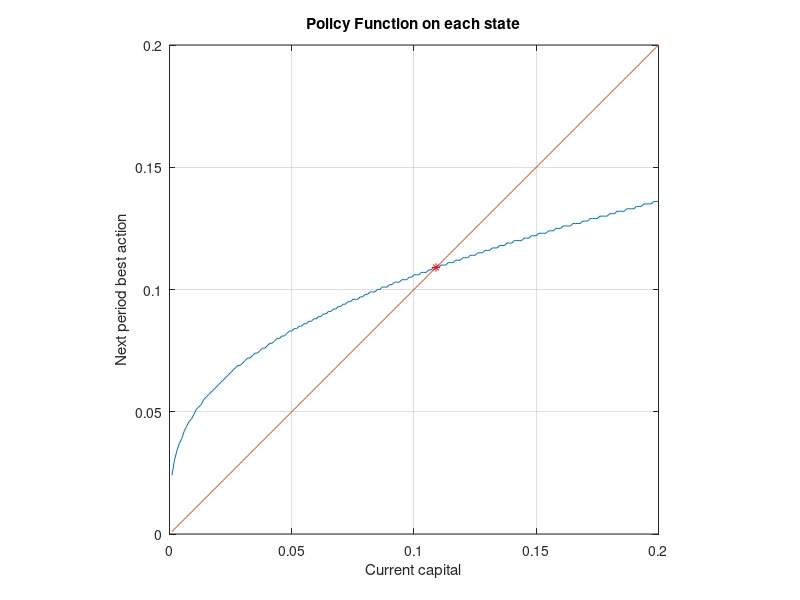

Recreate this plot in MATLAB.
% Tianli Xia
% Macro Homework 3
% Dynamic programming: value-iteration
% Policy Function:
%% 
% $Q(s, k)= log(s^{\alpha} - (1-\delta)s - k) + \beta V(k)$

% Value Function:
%% 
% $V(s)= max_{k} Q(s, k)$

%%
% Other important notations:
% 
% * Transition: s=k
% * State variable: s
% * Action varible: k
% 

clear all

%% Initialize the parameters

alpha=0.3; % the production rate: $f(k)=k^{\alpha}$
beta=0.6; % the intertemporary patience
delta=0.75; % capital deprecation rate
k=200; % number of grids
len= 0.001; % length of grid, it is good to start from big value and then decrease.
% In pratice, I set length to be 0.01 at the beginning, at find that the
% optimal value at steady state should be within (0, 0.2), hence I set the
% length to a lower value to cover this interval.
start= len;
state= start:len:start+len*(k-1); % different states in grids:
action= start:len:start+len*(k-1);

%% Initialize value function matrix
V = ones(k,1); % V: state* action matrix
PI = ones(k,1); % PI: best policy matrix
threshold= 10^(-6); % Tolerance level in the loop
epsilon=1; % random initial value of the gao between two loops
count=0; % Count how many times the loop runs

while epsilon> threshold % loop until $\epsilon$ converges
    V_temp=-inf*ones(k); % Any infeasible capital brings -inf value
    for s=1:k % value function iteration: get current value
        a_max=state(s)^alpha+ (1-delta)*state(s); % Calculate feasible action sets: $0<=a<=state(s)^alpha+ (1-delta)*state(s)$
        for a=1:min(k, ceil( (a_max-start)/len) )
            V_temp(s,a)= log( state(s)^alpha+ (1-delta)*state(s) -action(a)) + beta* V(a); 
            % This directly comes from Bellman Optimality equation
        end
        [V_new, PI]= max(V_temp, [], 2); % Calculate (1) New value function; (2) best action function.
    end
    epsilon= ( max( abs(V_new -V))); % Calculate the current error
    V=V_new;
    count=count+1; % Count times the loop ends
end

fprintf("The loop ends in %d runs, the gap within final two loops are %f.", count, epsilon)

%% Plot graph
%% Plot the value function
% $V(k)= \max_{k} log(s^{\alpha} - (1-\delta)s - k) + \beta V(k)$
plot(state, V)
grid on
axis on
xlabel("Current capital")
ylabel("Value")
title("Value Function on each state")
 
% print -djpeg -r600 hw3_value_2
 
%% Plot potential function of actions in terms of action at each state 
% $Q(s,a)= \max_{k} log(s^{\alpha} - (1-\delta)s - k) + \beta V(k)$
for i=1:30:151
    plot(state, V_temp(i,:))
    hold on
end
xlabel("Next period capital decision")
ylabel("Optimality function q(s,a)")
lgd= legend("0.001","0.031","0.061","0.091","0.121","0.151",'Location','southeast');
title(lgd, "Current State (Captial)")
axis on
grid on
hold off
% for i=1:5:26
%     plot(state(PI(i)), V_temp(i,PI(i)), "r.")
%     hold on
% end
% hold off
%print -djpeg -r600 -hw3_control_2


%% Plot action function
%This plots show the optimal capital decision. At any point on the left side
%of steady state, we increase the capital and vice versa. At steady state
%it is stable. Hence the steady state is the crosspoint of the policy
%function and the 45 degree line.
i=1;
while i~=PI(i) % By definition, this is the optimal decision
    i=i+1;
end
      
fprintf("The optimal capital at the steady state is %f\n. The value at optimal capital is %f\n" ...
    , i*len, V(i) )
fprintf("If feasible, the planner will always choose steady state capital in the next period.")
    plot(state, action(PI))
    x=state;
    y=state;
    hold on
    plot(x,y)
    hold on
    plot(x(i),y(i),'r*')
    grid on
    axis on
    xlabel("Current capital")
    ylabel("Next period best action")
    title("Policy Function on each state")
    axis square
%   print -djpeg -r600 hw3_action_2

